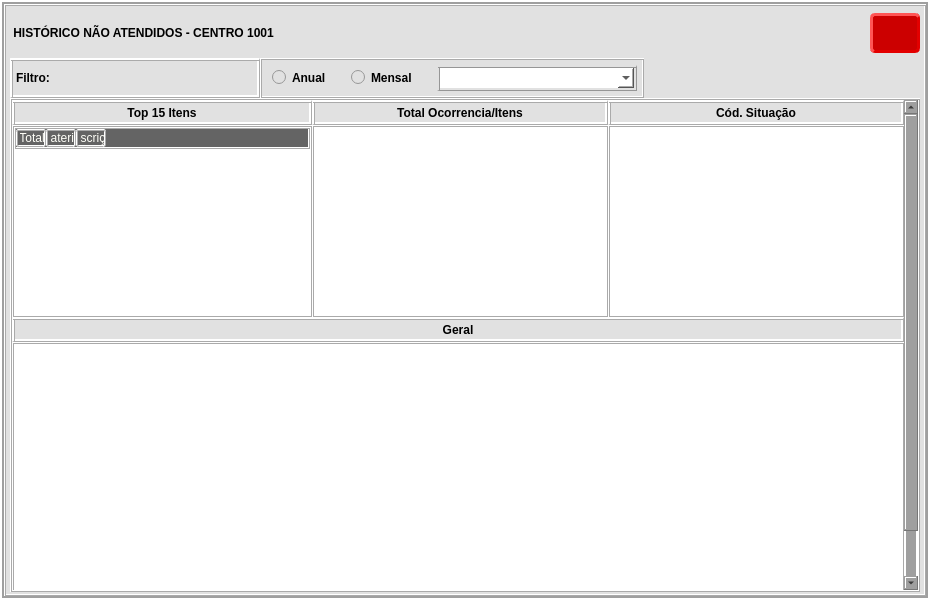
<?xml version="1.0" encoding="UTF-8"?>
<ui version="4.0">
 <class>Historico</class>
 <widget class="QWidget" name="Historico">
  <property name="geometry">
   <rect>
    <x>0</x>
    <y>0</y>
    <width>930</width>
    <height>600</height>
   </rect>
  </property>
  <property name="minimumSize">
   <size>
    <width>930</width>
    <height>600</height>
   </size>
  </property>
  <property name="maximumSize">
   <size>
    <width>16777215</width>
    <height>16777215</height>
   </size>
  </property>
  <property name="windowTitle">
   <string>Form</string>
  </property>
  <property name="styleSheet">
   <string notr="true">QWidget{	
	border-style: ridge;
    border-width: 2px;
    border-color: rgb(255, 255, 255);
	background-color: rgb(159, 159, 159);
	}
QFrame{
	background-color:rgb(225, 225, 225);
	border-style: ridge;
    border-width: 2px;
	border-color: rgb(170, 170, 170);
	}
QComboBox{	
	background-color: rgb(255, 255, 255);
	border-style: ridge;
	border-width: 3px;
    border-color: rgb(150, 150, 150);    
	font: bold 10pt &quot;Segoe UI&quot;;
	}
QComboBox::focus{
    background-color: rgb(170, 255, 255);
    border-style: inset;
	}
QComboBox QListView {
	background-color: white; 
	}
QLabel{	
	background-color: rgb(225, 225, 225);
	border-style: ridge ;
	border-width: 3px;
    border-color: rgb(170, 170, 170);
    font: bold 12px;
	text-align: left;
}
QRadioButton{	
	background-color: rgb(225, 225, 225);
	border: 0px;
    font: bold 12px;
	text-align: left;
}
QLineEdit{		
	background-color: rgb(255, 255, 255);
	border-style: double;
	border-width: 3px;
    border-color: rgb(170, 170, 170);
    font: bold 12px;
}
QLineEdit::focus{
    background-color: rgb(170, 255, 255);
    border-style: inset;
}</string>
  </property>
  <layout class="QVBoxLayout" name="verticalLayout">
   <property name="spacing">
    <number>2</number>
   </property>
   <property name="leftMargin">
    <number>4</number>
   </property>
   <property name="topMargin">
    <number>4</number>
   </property>
   <property name="rightMargin">
    <number>4</number>
   </property>
   <property name="bottomMargin">
    <number>4</number>
   </property>
   <item>
    <widget class="QFrame" name="frame_3">
     <property name="frameShape">
      <enum>QFrame::StyledPanel</enum>
     </property>
     <property name="frameShadow">
      <enum>QFrame::Raised</enum>
     </property>
     <layout class="QGridLayout" name="gridLayout_2">
      <property name="leftMargin">
       <number>4</number>
      </property>
      <property name="topMargin">
       <number>2</number>
      </property>
      <property name="rightMargin">
       <number>4</number>
      </property>
      <property name="bottomMargin">
       <number>2</number>
      </property>
      <property name="spacing">
       <number>0</number>
      </property>
      <item row="1" column="1">
       <widget class="QFrame" name="frame_2">
        <property name="minimumSize">
         <size>
          <width>0</width>
          <height>40</height>
         </size>
        </property>
        <property name="maximumSize">
         <size>
          <width>16777215</width>
          <height>40</height>
         </size>
        </property>
        <property name="frameShape">
         <enum>QFrame::StyledPanel</enum>
        </property>
        <property name="frameShadow">
         <enum>QFrame::Raised</enum>
        </property>
        <layout class="QHBoxLayout" name="horizontalLayout">
         <property name="spacing">
          <number>24</number>
         </property>
         <property name="leftMargin">
          <number>10</number>
         </property>
         <property name="topMargin">
          <number>5</number>
         </property>
         <property name="rightMargin">
          <number>5</number>
         </property>
         <property name="bottomMargin">
          <number>5</number>
         </property>
         <item>
          <widget class="QRadioButton" name="rb_ano">
           <property name="text">
            <string>Anual</string>
           </property>
          </widget>
         </item>
         <item>
          <widget class="QRadioButton" name="rb_mes">
           <property name="text">
            <string>Mensal</string>
           </property>
          </widget>
         </item>
         <item>
          <widget class="QComboBox" name="cmb_mes_ano">
           <property name="minimumSize">
            <size>
             <width>200</width>
             <height>25</height>
            </size>
           </property>
           <property name="maximumSize">
            <size>
             <width>16777215</width>
             <height>30</height>
            </size>
           </property>
           <property name="styleSheet">
            <string notr="true"/>
           </property>
          </widget>
         </item>
        </layout>
       </widget>
      </item>
      <item row="0" column="0" colspan="2">
       <widget class="QLabel" name="label">
        <property name="minimumSize">
         <size>
          <width>0</width>
          <height>50</height>
         </size>
        </property>
        <property name="styleSheet">
         <string notr="true">font: bold 12pt &quot;Segoe UI&quot;;
border: 0px;</string>
        </property>
        <property name="text">
         <string> HISTÓRICO NÃO ATENDIDOS - CENTRO 1001</string>
        </property>
        <property name="wordWrap">
         <bool>true</bool>
        </property>
       </widget>
      </item>
      <item row="1" column="2">
       <spacer name="horizontalSpacer">
        <property name="orientation">
         <enum>Qt::Horizontal</enum>
        </property>
        <property name="sizeHint" stdset="0">
         <size>
          <width>40</width>
          <height>20</height>
         </size>
        </property>
       </spacer>
      </item>
      <item row="1" column="0">
       <widget class="QLabel" name="label_2">
        <property name="minimumSize">
         <size>
          <width>250</width>
          <height>40</height>
         </size>
        </property>
        <property name="maximumSize">
         <size>
          <width>16777215</width>
          <height>40</height>
         </size>
        </property>
        <property name="styleSheet">
         <string notr="true">font: 700 12pt &quot;Segoe UI&quot;;</string>
        </property>
        <property name="text">
         <string>Filtro:</string>
        </property>
       </widget>
      </item>
      <item row="0" column="3">
       <widget class="QPushButton" name="btn_cancelar">
        <property name="minimumSize">
         <size>
          <width>50</width>
          <height>40</height>
         </size>
        </property>
        <property name="maximumSize">
         <size>
          <width>60</width>
          <height>40</height>
         </size>
        </property>
        <property name="toolTip">
         <string>&lt;html&gt;&lt;head/&gt;&lt;body&gt;&lt;p&gt;Cancelar&lt;/p&gt;&lt;/body&gt;&lt;/html&gt;</string>
        </property>
        <property name="styleSheet">
         <string notr="true">#btn_cancelar{	
	background-color: rgb(204, 0, 0);
    border-style: outset;
    border-width: 3px;
    border-radius: 5px; 
    border-color: rgb(227, 0, 0);
    font: bold 14px;		
	text-align: center;
	color: rgb(255, 255, 255);
}
#btn_cancelar::hover {
    background-color: rgb(165, 0, 0);
    border-style: inset;
}
#btn_cancelar::pressed {
    background-color: rgb(165, 0, 0);
    border-style: inset;
}</string>
        </property>
        <property name="text">
         <string/>
        </property>
        <property name="icon">
         <iconset resource="../assets/icons/icons_alt_regras.qrc">
          <normaloff>:/assets.icons_alt_regras/fechar-janela.png</normaloff>:/assets.icons_alt_regras/fechar-janela.png</iconset>
        </property>
        <property name="iconSize">
         <size>
          <width>30</width>
          <height>30</height>
         </size>
        </property>
       </widget>
      </item>
      <item row="2" column="0" colspan="4">
       <widget class="QScrollArea" name="scrollArea">
        <property name="widgetResizable">
         <bool>true</bool>
        </property>
        <widget class="QWidget" name="scrollAreaWidgetContents">
         <property name="geometry">
          <rect>
           <x>0</x>
           <y>0</y>
           <width>889</width>
           <height>542</height>
          </rect>
         </property>
         <layout class="QVBoxLayout" name="verticalLayout_2">
          <property name="spacing">
           <number>0</number>
          </property>
          <property name="leftMargin">
           <number>0</number>
          </property>
          <property name="topMargin">
           <number>0</number>
          </property>
          <property name="rightMargin">
           <number>0</number>
          </property>
          <property name="bottomMargin">
           <number>0</number>
          </property>
          <item>
           <widget class="QFrame" name="frame">
            <property name="sizePolicy">
             <sizepolicy hsizetype="MinimumExpanding" vsizetype="MinimumExpanding">
              <horstretch>0</horstretch>
              <verstretch>0</verstretch>
             </sizepolicy>
            </property>
            <property name="maximumSize">
             <size>
              <width>16777215</width>
              <height>350</height>
             </size>
            </property>
            <property name="styleSheet">
             <string notr="true">#frame{
 border: 0px;
}</string>
            </property>
            <property name="frameShape">
             <enum>QFrame::StyledPanel</enum>
            </property>
            <property name="frameShadow">
             <enum>QFrame::Raised</enum>
            </property>
            <layout class="QGridLayout" name="gridLayout">
             <property name="leftMargin">
              <number>0</number>
             </property>
             <property name="topMargin">
              <number>0</number>
             </property>
             <property name="rightMargin">
              <number>0</number>
             </property>
             <property name="bottomMargin">
              <number>0</number>
             </property>
             <property name="spacing">
              <number>0</number>
             </property>
             <item row="2" column="0">
              <widget class="QTableWidget" name="tb_top_ocorren">
               <property name="minimumSize">
                <size>
                 <width>300</width>
                 <height>100</height>
                </size>
               </property>
               <property name="maximumSize">
                <size>
                 <width>300</width>
                 <height>16777215</height>
                </size>
               </property>
               <property name="styleSheet">
                <string notr="true">QTableWidget{
	background-color: rgb(255, 255, 255);
	font: 8pt &quot;Segoe UI&quot;;
	}
QTableWidget QLineEdit::focus{
	background-color: rgb(170, 255, 255);
    border-style: ridge;
	border-width: 2px;
	color: rgb(0, 0, 0);
	}
QTableWidget QWidget {
	background-color: rgb(100, 100, 100);
    color: #fffff8;
	font: bold 8pt &quot;Segoe UI&quot;;
	}
QTableWidget QHeaderView::section {
	background-color : rgb(100, 100, 100);
	border-style: ridge;
   	border-width: 2px;
    border-color: rgb(170, 170, 170);
	border-radius: 2px;
 	padding-left: 2px;
  }
QTableWidget QTableCornerButton::section {
  	background-color: rgb(100, 100, 100);
	border-style: ridge;
   	border-width: 2px;
    border-color: rgb(170, 170, 170);
	border-radius: 2px;
	}</string>
               </property>
               <property name="editTriggers">
                <set>QAbstractItemView::NoEditTriggers</set>
               </property>
               <property name="wordWrap">
                <bool>false</bool>
               </property>
               <property name="rowCount">
                <number>0</number>
               </property>
               <property name="columnCount">
                <number>3</number>
               </property>
               <attribute name="horizontalHeaderCascadingSectionResizes">
                <bool>true</bool>
               </attribute>
               <attribute name="horizontalHeaderMinimumSectionSize">
                <number>30</number>
               </attribute>
               <attribute name="horizontalHeaderDefaultSectionSize">
                <number>30</number>
               </attribute>
               <attribute name="horizontalHeaderShowSortIndicator" stdset="0">
                <bool>false</bool>
               </attribute>
               <attribute name="horizontalHeaderStretchLastSection">
                <bool>false</bool>
               </attribute>
               <attribute name="verticalHeaderCascadingSectionResizes">
                <bool>false</bool>
               </attribute>
               <attribute name="verticalHeaderDefaultSectionSize">
                <number>30</number>
               </attribute>
               <column>
                <property name="text">
                 <string>Total</string>
                </property>
               </column>
               <column>
                <property name="text">
                 <string>Material</string>
                </property>
               </column>
               <column>
                <property name="text">
                 <string>Descrição</string>
                </property>
               </column>
              </widget>
             </item>
             <item row="1" column="0">
              <widget class="QLabel" name="label_11">
               <property name="sizePolicy">
                <sizepolicy hsizetype="MinimumExpanding" vsizetype="MinimumExpanding">
                 <horstretch>0</horstretch>
                 <verstretch>0</verstretch>
                </sizepolicy>
               </property>
               <property name="minimumSize">
                <size>
                 <width>300</width>
                 <height>25</height>
                </size>
               </property>
               <property name="maximumSize">
                <size>
                 <width>300</width>
                 <height>25</height>
                </size>
               </property>
               <property name="text">
                <string>Top 15 Itens</string>
               </property>
               <property name="alignment">
                <set>Qt::AlignCenter</set>
               </property>
              </widget>
             </item>
             <item row="1" column="1">
              <widget class="QLabel" name="label_12">
               <property name="sizePolicy">
                <sizepolicy hsizetype="MinimumExpanding" vsizetype="MinimumExpanding">
                 <horstretch>0</horstretch>
                 <verstretch>0</verstretch>
                </sizepolicy>
               </property>
               <property name="minimumSize">
                <size>
                 <width>0</width>
                 <height>25</height>
                </size>
               </property>
               <property name="maximumSize">
                <size>
                 <width>16777215</width>
                 <height>25</height>
                </size>
               </property>
               <property name="text">
                <string>Total Ocorrencia/Itens</string>
               </property>
               <property name="alignment">
                <set>Qt::AlignCenter</set>
               </property>
              </widget>
             </item>
             <item row="1" column="2">
              <widget class="QLabel" name="label_13">
               <property name="sizePolicy">
                <sizepolicy hsizetype="MinimumExpanding" vsizetype="MinimumExpanding">
                 <horstretch>0</horstretch>
                 <verstretch>0</verstretch>
                </sizepolicy>
               </property>
               <property name="minimumSize">
                <size>
                 <width>0</width>
                 <height>25</height>
                </size>
               </property>
               <property name="maximumSize">
                <size>
                 <width>16777215</width>
                 <height>25</height>
                </size>
               </property>
               <property name="toolTip">
                <string>&lt;html&gt;&lt;head/&gt;&lt;body&gt;&lt;table border=&quot;0&quot; style=&quot; margin-top:0px; margin-bottom:0px; margin-left:0px; margin-right:0px;&quot; cellspacing=&quot;2&quot; cellpadding=&quot;0&quot;&gt;&lt;tr&gt;&lt;td width=&quot;256&quot;&gt;&lt;p&gt;AI - Armazenado Incorretamente&lt;/p&gt;&lt;/td&gt;&lt;/tr&gt;&lt;tr&gt;&lt;td&gt;&lt;p&gt;DD - Outros&lt;/p&gt;&lt;/td&gt;&lt;/tr&gt;&lt;tr&gt;&lt;td&gt;&lt;p&gt;EI - Entrega Incorreta Fornecedor&lt;/p&gt;&lt;/td&gt;&lt;/tr&gt;&lt;tr&gt;&lt;td&gt;&lt;p&gt;FE - Furo de Estoque&lt;/p&gt;&lt;/td&gt;&lt;/tr&gt;&lt;tr&gt;&lt;td&gt;&lt;p&gt;FN - Falta Entrada Nota Fiscal&lt;/p&gt;&lt;/td&gt;&lt;/tr&gt;&lt;tr&gt;&lt;td&gt;&lt;p&gt;IO - Material Obsoleto&lt;/p&gt;&lt;/td&gt;&lt;/tr&gt;&lt;tr&gt;&lt;td&gt;&lt;p&gt;IR - Material Reservado&lt;/p&gt;&lt;/td&gt;&lt;/tr&gt;&lt;tr&gt;&lt;td&gt;&lt;p&gt;MC - Material de Conserto&lt;/p&gt;&lt;/td&gt;&lt;/tr&gt;&lt;tr&gt;&lt;td&gt;&lt;p&gt;MR - Movimentado Recentemente&lt;/p&gt;&lt;/td&gt;&lt;/tr&gt;&lt;tr&gt;&lt;td&gt;&lt;p&gt;NA - Não Armazenado&lt;/p&gt;&lt;/td&gt;&lt;/tr&gt;&lt;tr&gt;&lt;td&gt;&lt;p&gt;NS - Não Subiu para o SAP&lt;/p&gt;&lt;/td&gt;&lt;/tr&gt;&lt;tr&gt;&lt;td&gt;&lt;p&gt;ND - Material ND&lt;/p&gt;&lt;/td&gt;&lt;/tr&gt;&lt;tr&gt;&lt;td&gt;&lt;p&gt;OM - Outro Material&lt;/p&gt;&lt;/td&gt;&lt;/tr&gt;&lt;tr&gt;&lt;td&gt;&lt;p&gt;OC - Material de Outro Centro&lt;/p&gt;&lt;/td&gt;&lt;/tr&gt;&lt;tr&gt;&lt;td&gt;&lt;p&gt;PP - Pedido Pendente&lt;/p&gt;&lt;/td&gt;&lt;/tr&gt;&lt;tr&gt;&lt;td&gt;&lt;p&gt;RP - RC Pendente&lt;/p&gt;&lt;/td&gt;&lt;/tr&gt;&lt;tr&gt;&lt;td&gt;&lt;p&gt;SR - Sem Reposição&lt;/p&gt;&lt;/td&gt;&lt;/tr&gt;&lt;tr&gt;&lt;td&gt;&lt;p&gt;SP - Sem Padronização&lt;/p&gt;&lt;/td&gt;&lt;/tr&gt;&lt;/table&gt;&lt;/body&gt;&lt;/html&gt;</string>
               </property>
               <property name="text">
                <string>Cód. Situação</string>
               </property>
               <property name="alignment">
                <set>Qt::AlignCenter</set>
               </property>
              </widget>
             </item>
             <item row="2" column="1">
              <widget class="QFrame" name="fr_gr_total">
               <property name="minimumSize">
                <size>
                 <width>0</width>
                 <height>0</height>
                </size>
               </property>
               <property name="maximumSize">
                <size>
                 <width>16777215</width>
                 <height>16777215</height>
                </size>
               </property>
               <property name="styleSheet">
                <string notr="true">background-color: rgb(255, 255, 255);</string>
               </property>
               <property name="frameShape">
                <enum>QFrame::StyledPanel</enum>
               </property>
               <property name="frameShadow">
                <enum>QFrame::Raised</enum>
               </property>
              </widget>
             </item>
             <item row="2" column="2">
              <widget class="QFrame" name="fr_gr_cod_sit">
               <property name="toolTip">
                <string/>
               </property>
               <property name="styleSheet">
                <string notr="true">background-color: rgb(255, 255, 255);</string>
               </property>
               <property name="frameShape">
                <enum>QFrame::StyledPanel</enum>
               </property>
               <property name="frameShadow">
                <enum>QFrame::Raised</enum>
               </property>
              </widget>
             </item>
            </layout>
           </widget>
          </item>
          <item>
           <widget class="QLabel" name="lb_geral">
            <property name="sizePolicy">
             <sizepolicy hsizetype="MinimumExpanding" vsizetype="MinimumExpanding">
              <horstretch>0</horstretch>
              <verstretch>0</verstretch>
             </sizepolicy>
            </property>
            <property name="minimumSize">
             <size>
              <width>0</width>
              <height>25</height>
             </size>
            </property>
            <property name="maximumSize">
             <size>
              <width>16777215</width>
              <height>25</height>
             </size>
            </property>
            <property name="text">
             <string>Geral</string>
            </property>
            <property name="alignment">
             <set>Qt::AlignCenter</set>
            </property>
           </widget>
          </item>
          <item>
           <widget class="QFrame" name="fr_gr_geral">
            <property name="sizePolicy">
             <sizepolicy hsizetype="Expanding" vsizetype="Expanding">
              <horstretch>0</horstretch>
              <verstretch>0</verstretch>
             </sizepolicy>
            </property>
            <property name="minimumSize">
             <size>
              <width>72</width>
              <height>300</height>
             </size>
            </property>
            <property name="styleSheet">
             <string notr="true">background-color: rgb(255, 255, 255);</string>
            </property>
            <property name="frameShape">
             <enum>QFrame::StyledPanel</enum>
            </property>
            <property name="frameShadow">
             <enum>QFrame::Raised</enum>
            </property>
           </widget>
          </item>
         </layout>
        </widget>
       </widget>
      </item>
     </layout>
    </widget>
   </item>
  </layout>
 </widget>
 <resources>
  <include location="../assets/icons/icons_alt_regras.qrc"/>
 </resources>
 <connections/>
</ui>
